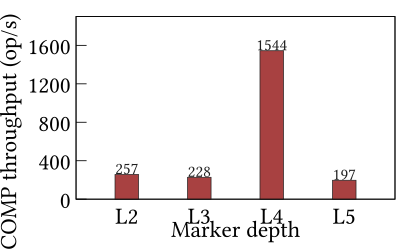

This chart was generated by the following gnuplot code:
###################### hierarchy_depth_runlength_bar #########################
# COMP throughput by marker depth at c=500 on run-length clustered bitmaps.
# X axis: L2 / L3 / L4 / L5  (4 categorical bars).
# Y axis: COMP op/s (linear).
# Data shape: column store sorted by the indexed attribute (TPC-H Q6 /
# sorted shipdate).  L4's 32K-bit batch-skip fires on ~99% of batches,
# matching its design target — c=500 chosen as a typical post-filter
# selectivity for OLAP range predicates on sorted timeseries columns
# (a one-month window in TPC-H lineitem shipdate is in this density
# range).
###############################################################################
reset

set terminal pdf size 4, 2.5 font 'Linux Libertine O,25'
set output "hierarchy_depth_runlength_bar.pdf"

set xrange [-0.7:3.7]
set yrange [0:1900]
set ytics 400 font ',25' offset 0.5,0

set xtics font ',25' offset 0,0.4 scale 0

set xlabel "Marker depth" offset 0,1.4 font ',25'
set ylabel "COMP throughput (op/s)" offset 1.6,-0.9 font ',25'

set style data histogram
set style histogram cluster gap 1
set style fill solid 1.0 border lc rgb '#202020'
set boxwidth 0.65

set lmargin 7.0
set rmargin 0.4
set tmargin 0.6
set bmargin 1.9
set border lw 1.2
set tics nomirror

unset key

plot \
    "hierarchy_depth_runlength_bar.dat" using 2:xtic(1) lc rgb '#A84141' notitle, \
    "" using ($0):($2 + 70):(sprintf('%.0f', $2)) with labels font 'Linux Libertine O,18' textcolor rgb '#202020' notitle
